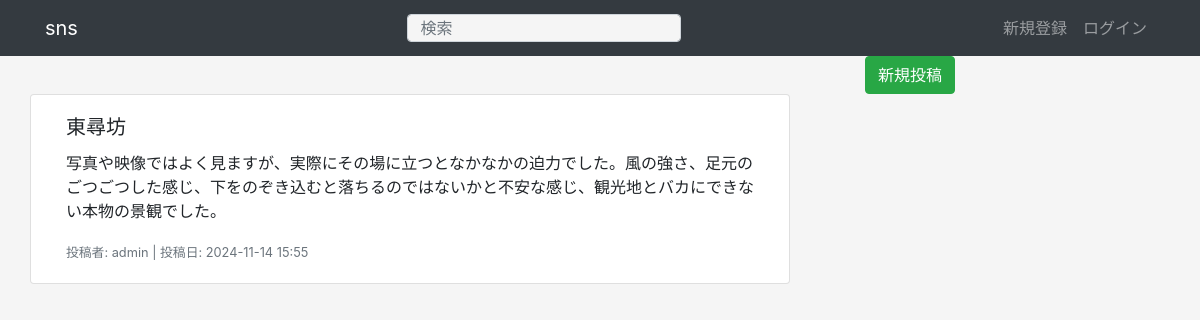
The page / on the database its author committed.
### apps/sns/models.py (models this page shows)
class Post(db.Model):
    __tablename__ = "post"
    post_id = db.Column(db.Integer, primary_key=True)
    title = db.Column(db.String)
    content = db.Column(db.String)
    timestamp = db.Column(db.DateTime, default=datetime.now)
    user_id = db.Column(db.Integer, db.ForeignKey("user.user_id"), nullable=False)
    user = db.relationship("User", back_populates="posts")
    images = db.relationship("Image", backref="post", lazy="dynamic")

### apps/crud/models.py (models this page shows, shortened)
class User(db.Model, UserMixin):
    __tablename__ = "user"
    user_id = db.Column(db.Integer, primary_key=True)
    username = db.Column(db.String, index=True)
    email = db.Column(db.String, unique=True, index=True)
    password_hash = db.Column(db.String)
    posts = db.relationship("Post", back_populates="user")
    @property
    def password(self):
        raise AttributeError("読み取り不可")

### apps/sns/views.py (the view)
@dt.route("/")
def index():
    posts = Post.query.order_by(Post.timestamp.desc()).all()
    return render_template("sns/index.html", posts=posts)

### apps/sns/templates/sns/index.html
{% extends "sns/base.html" %}
{% block content %}
<div class="col-md-10 text-right">
    <a href="{{ url_for('sns.post') }}" class="btn btn-success">新規投稿</a>
</div>
<div class="row">
    {% for post in posts %}
    <div class="card col-md-8 mb-3">
        <div class="card-body">
            <h5 class="card-title">{{ post.title }}</h5>
            <p class="card-text">{{ post.content }}</p>
            <p class="card-text">
                <small class="text-muted">
                    投稿者: {{ post.user.username }} |
                    投稿日: {{ post.timestamp.strftime('%Y-%m-%d %H:%M') }}
                </small>
            </p>
        </div>
    </div>
    {% endfor %}
</div>
{% endblock %}

### apps/static/css/style.css (style rules this page uses)
body { background-color: #f5f5f5; }

### rows shown on the page
Post: title "東尋坊", content "写真や映像ではよく見ますが、実際にその場に立つとなかなかの迫力でした。風の強さ、足元のごつごつした感じ、下をのぞき込むと落ちるのではないかと不安な感じ、観光地とバカにできない本物の景観でした。", user.username "admin", timestamp "2024-11-14 15:55"
